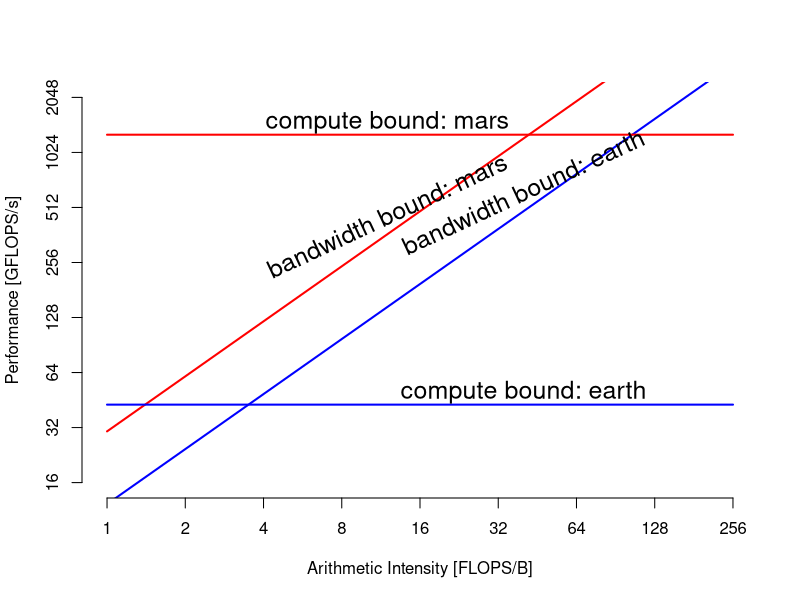

This figure's R source:
png("roofline-earth-mars-pure.png", width = 1280, height = 640)

pp_earth =  42.72 # peak performance ... [GFLOPS/s]
pb_earth =   12.2 # peak bandwidth ... [GB/s]
#ai_earth = pp_earth/pb_earth

pp_mars  = 1280.0 # peak performance ... [GFLOPS/s]
pb_mars  =   30.5 # peak bandwidth ... [GB/s]
#ai_mars  = pp_mars/pb_mars

ai = 2^seq(0, 8, 1)

x_at = ai
x_labels = x_at

y_at = 2^seq(4, 11, 1)
y_labels = y_at

plot(ai, pb_earth * ai, xlab = "Arithmetic Intensity [FLOPS/B]",
         xlim = c(x_at[1], x_at[length(x_at)]),
         ylab = "Performance [GFLOPS/s]", 
         ylim = c(y_at[1], y_at[length(y_at)]),
     axes=FALSE, log = "xy", type = "l", col = "blue", lwd = 2)

#plot(ai, pb_mars * ai, add = TRUE)

axis(1, at = x_at, labels = x_labels, tick = TRUE)
axis(2, at = y_at, labels = y_labels, tick = TRUE)


# 10 threads - all
#                   100     204800     819200        kdd
#flops_t10_a = c( 1.3292, 1517.9227, 2225.7196, 3427.6304)
#bw_t10_a    = c(73.4359,  476.2558,  734.1712, 1061.9937)
#
#for (i in 1:4) {
#  ai = flops_t10_a[i] / bw_t10_a[i]
#  points(ai, flops_t10_a[i]/1000, col="powderblue", pch = 15, cex = 1.5)
#}

# 10 threads - all
#                   100    204800     819200        kdd
#flops_t80_a = c( 0.5820, 731.8209, 1164.4394, 1519.8610)
#bw_t80_a    = c(78.4760, 981.6600, 1244,3416, 1420,3577)
#
#for (i in 1:4) {
#  ai = flops_t80_a[i] / bw_t80_a[i]
#  points(ai, flops_t80_a[i]/1000, col="blue", pch = 16, cex = 1.5)
#}


# 10 threads - marked 
#                     100      204800      819200         kdd
#flops_t10_m =  c(385.0818, 12738.9347, 12814.5174, 12995.5919)
#bw_t10_m =     c(150.0137,  2248.9188,  3500.4505,  3451.1885)
#
#for (i in 1:4) {
#  ai = flops_t10_m[i] / bw_t10_m[i]
#  points(ai, flops_t10_m[i]/1000, col="orange", pch = 17, cex = 1.5)
#}

# 80 threads - marked 
#                     100     204800     819200        kdd
#flops_t80_m = c(   7.4574, 4017.8371, 6579.4072, 5940.1009)
#bw_t80_m    = c(1292.0169, 2807.5566, 3312.4733, 3230.9055)
#
#for (i in 1:4) {
#  ai = flops_t80_m[i] / bw_t80_m[i]
#  points(ai, flops_t80_m[i]/1000, col="green", pch = 18, cex = 1.5)
#}


segments(x_at[1], pb_mars * ai[1], x_at[length(x_at)], pb_mars * ai[length(ai)],
         col = "red", lwd = 2)

segments(x_at[1], pp_earth, x_at[length(x_at)], pp_earth,
         col = "blue", lwd = 2)

segments(x_at[1], pp_mars, x_at[length(x_at)], pp_mars,
         col = "red", lwd = 2)

text(40, 620, "bandwidth bound: earth", srt = 25, cex = 1.5)
text(40, 50, "compute bound: earth", cex = 1.5)
text(12, 460, "bandwidth bound: mars", srt = 25, cex = 1.5)
text(12, 1500, "compute bound: mars", cex = 1.5)

dev.off()
